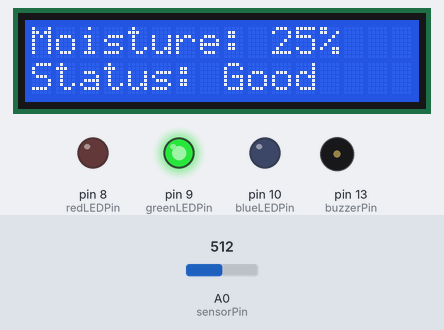
Recording of a sketch running on a simulated Arduino Uno, built with avr-gcc and run on an emulated ATmega328P. Shown: 16×2 character LCD, output pins drawn as LEDs (lit = HIGH), buzzer (waves = sounding). The test bench sets the inputs (shaded band); at power-on: A0 (sensorPin) = 512.

Above: at 1.2 s.
1.3 s: A0 (sensorPin) set to 564
At 4.4 s:
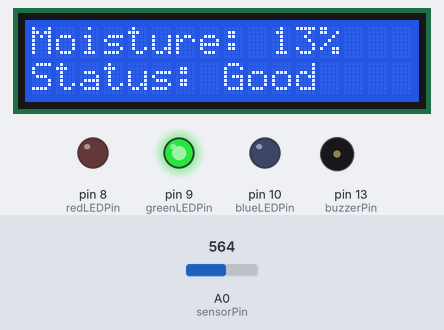
9.0 s: A0 (sensorPin) set to 588
At 11.0 s:
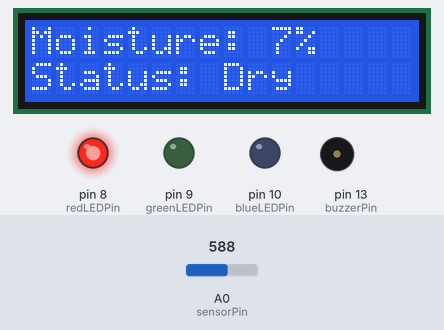
16.5 s: A0 (sensorPin) set to 390
At 19.3 s:
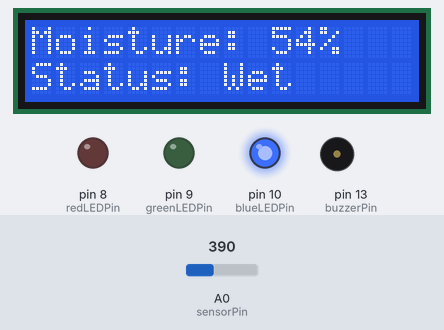
Timing chart, 0 to 20.8 s (numbered marks = the images above; inputs shaded):
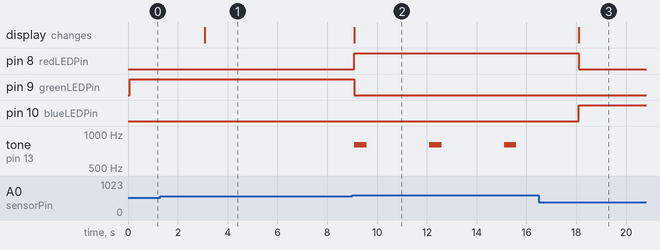

The sketch:

Soil_Moisture_Monitor_V3.ino
```cpp
// Version 4: Soil moisture monitor with percentage display
// Converts raw analog sensor readings into a moisture percentage and displays status on the LCD

int sensorPin = A0;
int sensorValue = 0;
int greenLEDPin = 9;
int blueLEDPin = 10;
int redLEDPin = 8;
int buzzerPin = 13;

int moisturePercent = 0;

int dryValue = 620;
int wetValue = 200;


#include <LiquidCrystal.h>

LiquidCrystal lcd(12, 11, 5, 4, 3, 2);

void setup() {
  Serial.begin(9600);
  lcd.begin(16, 2);
  pinMode(greenLEDPin, OUTPUT);
  pinMode(blueLEDPin, OUTPUT);
  pinMode(redLEDPin, OUTPUT);
  pinMode(buzzerPin, OUTPUT);


}

void loop() {
  sensorValue = analogRead(sensorPin);

  moisturePercent = map(sensorValue, dryValue, wetValue, 0, 100);
  moisturePercent = constrain(moisturePercent, 0, 100);


  lcd.clear();
  lcd.setCursor(0,0);
  lcd.print("Moisture: ");
  lcd.print(moisturePercent);
  lcd.print("%");
  lcd.setCursor(0,1);

  //Serial.print("Soil moisture: ");
  //Serial.println(sensorValue);

  digitalWrite(blueLEDPin, LOW);
  digitalWrite(redLEDPin, LOW);
  digitalWrite(greenLEDPin, LOW);

  if (sensorValue < 400) {
    lcd.print("Status: Wet");
    //Serial.println("Soil Status: Wet");
    digitalWrite(blueLEDPin, HIGH);

  } else if (sensorValue > 574) {
    lcd.print("Status: Dry");
    //Serial.println("Soil Status: Dry");
    digitalWrite(redLEDPin, HIGH);
    tone(buzzerPin, 800, 500);

  } else {
    lcd.print("Status: Good");
    //Serial.println("Soil Status: Good");
    digitalWrite(greenLEDPin, HIGH);
  }

  //Serial.println();


  delay(3000);
}
```

Measured:
- the behaviour switches between 574 and 575 on A0 (sensorPin) (found by bisection; images 1 and 2)
- after the input at 1.3 s, the display: changes after 1.8 s (image 1)
- after the input at 9.0 s, pin 8 (redLEDPin): LOW → HIGH after 0.09 s; pin 9 (greenLEDPin): HIGH → LOW after 0.09 s; tone on pin 13 (buzzerPin): alternates 800 Hz for 0.50 s and silent for 2.5 s, starting after 0.09 s; the display: changes after 0.09 s (image 2)
- after the input at 16.5 s, pin 8 (redLEDPin): HIGH → LOW after 1.6 s; pin 10 (blueLEDPin): LOW → HIGH after 1.6 s; tone on pin 13 (buzzerPin): stops changing and stays silent; the display: changes after 1.6 s (image 3)
